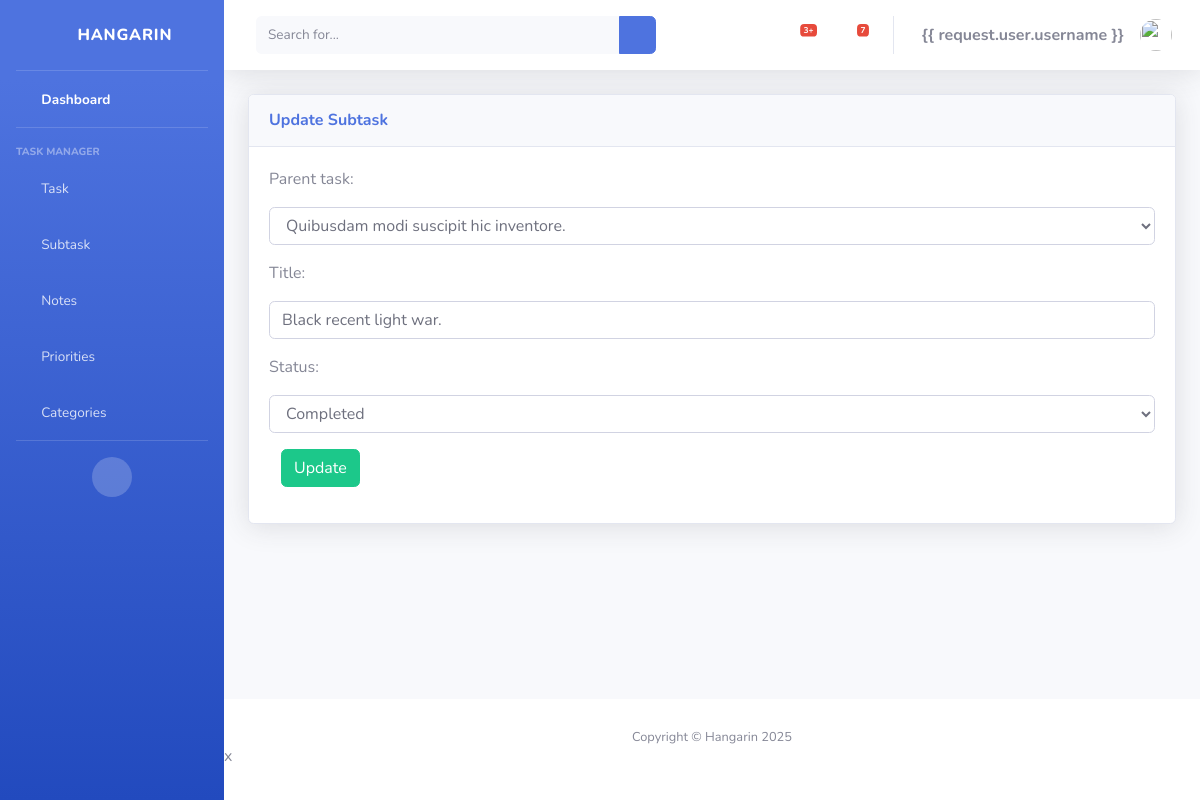
The app's page /subtask_list/11 (signed in) with its own data.
### taskmanager/models.py (models this page shows, shortened)
class BaseModel(models.Model):
    created_at = models.DateTimeField(auto_now_add=True, db_index=True)
    updated_at = models.DateTimeField(auto_now=True)
    class Meta:
        abstract = True

class SubTask(BaseModel):
    parent_task = models.ForeignKey(Task, on_delete=models.CASCADE)
    title = models.CharField(max_length=150)
    status = models.CharField(max_length=50,
        choices=[
            ("Pending", "Pending"),
            ("In Progress ", "In Progress"),
            ("Completed", "Completed"),
        ], default="pending"
    )
    class Meta:
            verbose_name = "SubTask"
            verbose_name_plural = "SubTasks"
            ordering = ['title']

### taskmanager/views.py (the view)
# urls.py: path('subtask_list/<pk>', SubTaskUpdateView.as_view(), name='subtask-update'),
class SubTaskUpdateView(LoginRequiredMixin, UpdateView):
    model = SubTask
    form_class = SubTaskForm
    template_name = 'subtask_form.html'
    success_url = reverse_lazy('subtask-list')

### taskmanager/forms.py
class SubTaskForm(ModelForm):
    class Meta:
        model = SubTask
        fields = "__all__"

### taskmanager/models.py (called while the page is built)
    def __str__(self):
        return self.title

### templates/subtask_form.html
{% extends 'base.html' %} {% load static %} {% block content %}
<div class="content">
    <div class="container-fluid">
        <div class="row">
            <div class="col-md-12">
                <div class="card shadow mb-4">
                    <div class="card-header py-3">
                        <h6 class="m-0 font-weight-bold text-primary">{% if object %}Update Subtask {% else %}Add New Subtask</h6>  {% endif %}
                    </div>
                    <div class="card-body">
                        <div class="table-responsive">
                            <form class="" action="" method="post" novalidate>
                            {% csrf_token %} {% include 'includes/form.html' %}
                                <div class="form-group">
                                    <div class="col-md-12 col-sm-3">
                                        <button type="submit" class="btn btn-primary btn-rounded btn-success">{% if object %}Update {% else %}Add</button>  {% endif %}
                                    </div>
                                </div>
                            </form>
                        </div>
                    </div>
                </div>
            </div>
        </div>
    </div>
</div>
{% endblock %}

### templates/includes/form.html (shortened to what this page needs)
{% load widget_tweaks %}
{% for field in form %}
<div class="field item form-group">
    <label>{{ field.label_tag }}</label>
    <div class="form-group">
        {% render_field field class="form-control" %}
    </div>
</div>
{% endfor %}

### records on screen
SubTask: parent_task "Quibusdam modi suscipit hic inventore." "Black recent light war." "Completed"

### other values on screen
{{ field.label_tag }} "Parent task:" "Title:" "Status:"
